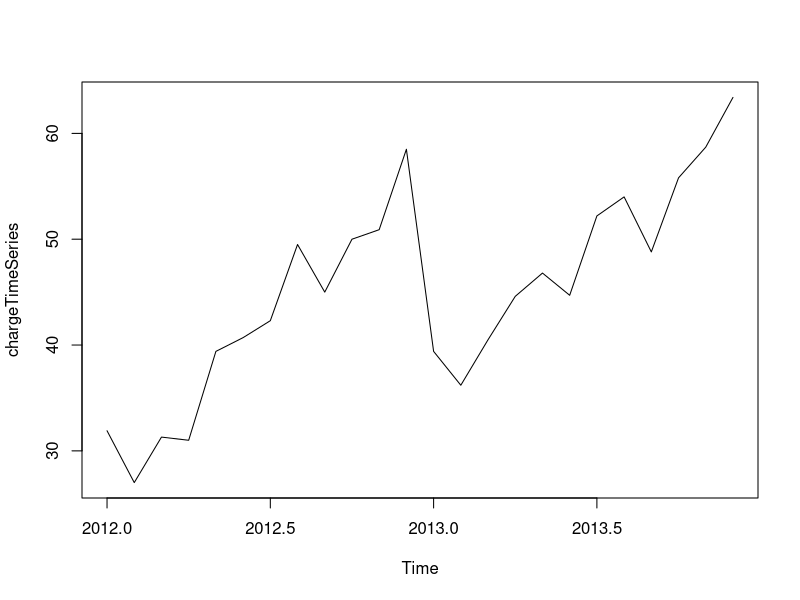
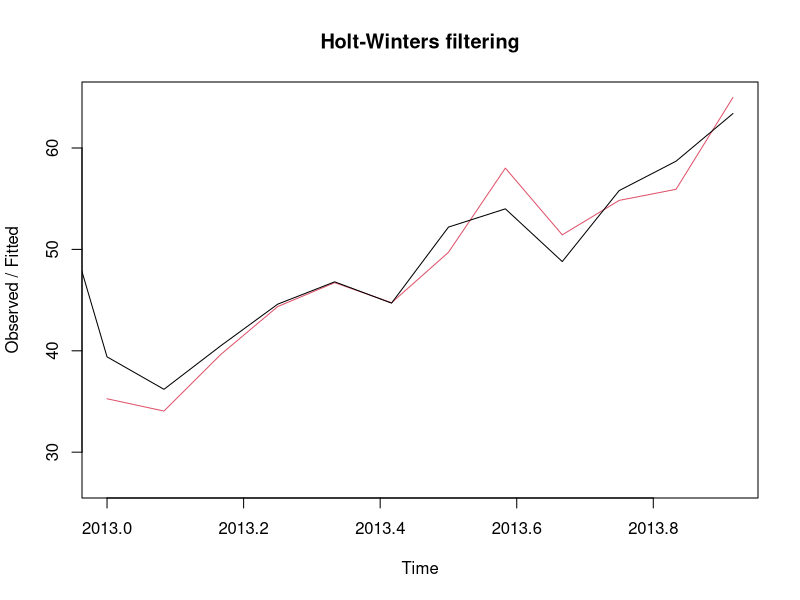
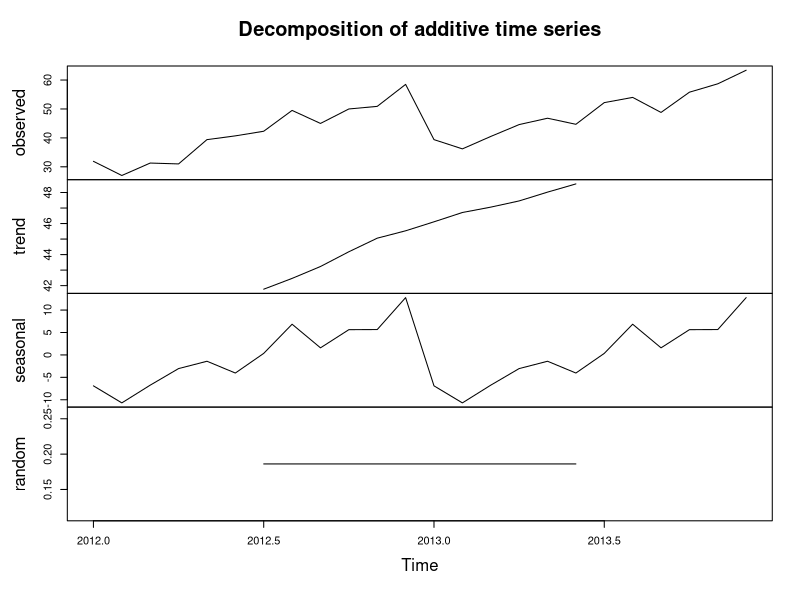
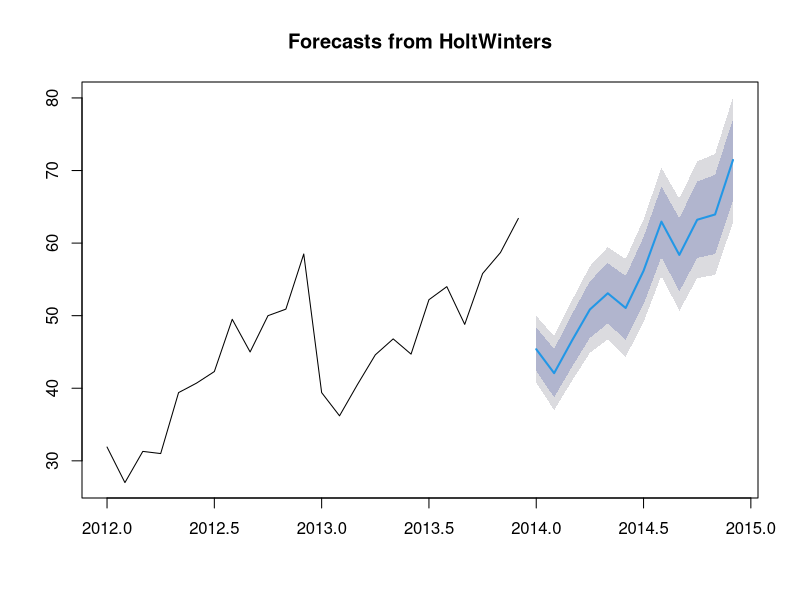

These charts were generated, in order, by the following R code:
## ---- chunk 1
# LIS4273 - Module 12. Assignment
# Robert Walsh
# Professor Lingyao Li

# Question A.

# The table below represents charges for a student credit card. 
## ---- chunk 2
# A1. Construct a time series plot using R.

# Enter data:

charge<-c(31.9,27,31.3,31,39.4,40.7,42.3,49.5,45,50,50.9,58.5,39.4,36.2,40.5,44.6,46.8,44.7,52.2,54,48.8 ,55.8,58.7,63.4)
chargeTimeSeries<-ts(charge,frequency=12,start=c(2012,1))
chargeTimeSeries
# Plot the time series regression:
plot.ts(chargeTimeSeries)


# A2. Employ the Exponential Smoothing Model as outlined in Avril Voghlan's
#     notes and report the statistical  outcome:
chargeTimeSeriesForecasts<-HoltWinters(chargeTimeSeries)
chargeTimeSeriesForecasts
# The output of HoltWinters() estimates the alpha @ 0.4786973
# Close to .50, suggesting that the forecasts are based on both
# the past and future observations almost equal weight.

# Plot with Exponential Smoothing:
plot(chargeTimeSeriesForecasts)
# The original time series in black, and the red line is the forecast.
# The time series regression of forecasts is smoother.


# The distance between the fitted value and the actual observed value.
# Using the measure of accuracy, or sum of squared errors:
chargeTimeSeriesForecasts$SSE


# A3. Provide a discussion on the time series and Exponential Smoothing
#     Model result you led to. 

# This time series could be described using an additive model,
# the seasonal and random fluctuations seem to be roughly constant
# in size over time with an overall positive trend including
# some annual seasonal increase/decrease trends as well:

# The students spend the least at the beginning of the year,
# a significant increase in the middle of the year,
# and spend the most towards the end of the year.
# There is a sharp decline in spending at the beginning of each new year.

# To learn more about the component trends of the data set, the 
# decompose() function can be used:
chargeTimeSeriesComponents<-decompose(chargeTimeSeries)
plot(chargeTimeSeriesComponents)
# The top chart shows the observed data.

# The trend shows an increase from 41.77083 in July 2012 to
# 48.55417 in June of 2013.

# The "seasonal" components:
chargeTimeSeriesComponents$seasonal
# These figures confirm the sharp -6.8986111 to -10.6986111 decline from
# Jan. into Feb., the 6.8472222 increase in Aug. and the 12.7805556
# increase in Dec.

# Using simple exponential smoothing to make short-term future forecasts.
library("forecast")
chargeFutureForecast <- forecast(chargeTimeSeriesForecasts,h=12)
plot(chargeFutureForecast)
# This plot displays the prediction for 2014.

